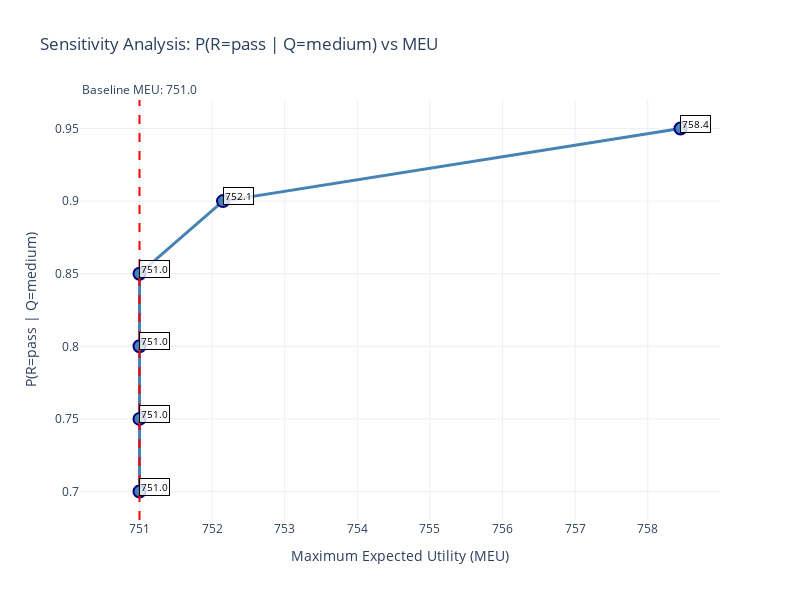

This figure's notebook cell:
### Markdown cell above
### 2.3 - Example 1: R CPT Sensitivity Analysis

### Code cell
print("\n" + "="*70)
print("🔍 Testing sensitivity analysis on P(R=pass | Q=high)")
print("="*70)

# Run sensitivity analysis on R CPT (test reliability for high quality fields)
r_results = sensitivity_analysis(
    cpt_df=r_cpt, 
    row_index='pass', 
    column='medium', 
    changes=[0, 0.05, 0.10, 0.15, 0.20, 0.25],
)

# Display results
print_sensitivity_results(r_results)

# Plot results
plot_sensitivity_results(r_results)

### Figure 1 — Plotly figure (JSON) as saved in the notebook; plotly's stock layout.template omitted (floating-point values rounded to 4 significant figures)
{"data": [{"hovertemplate": "%{hovertext}<extra></extra>", "hovertext": ["Parameter: 0.700<br>MEU: 751.0<br>T: not_do<br>B: [R=pass→buy, R=fail→buy, R=no_results→buy]", "Parameter: 0.750<br>MEU: 751.0<br>T: not_do<br>B: [R=pass→buy, R=fail→buy, R=no_results→buy]", "Parameter: 0.800<br>MEU: 751.0<br>T: not_do<br>B: [R=pass→buy, R=fail→buy, R=no_results→buy]", "Parameter: 0.850<br>MEU: 751.0<br>T: not_do<br>B: [R=pass→buy, R=fail→buy, R=no_results→buy]", "Parameter: 0.900<br>MEU: 752.1<br>T: do<br>B: [R=pass→buy, R=fail→not_buy, R=no_results→buy]", "Parameter: 0.950<br>MEU: 758.4<br>T: do<br>B: [R=pass→buy, R=fail→not_buy, R=no_results→buy]"], "line": {"color": "steelblue", "width": 3}, "marker": {"color": "steelblue", "line": {"color": "navy", "width": 2}, "size": 12}, "mode": "markers+lines", "name": "Sensitivity Analysis", "type": "scatter", "x": [751, 751, 751, 751, 752.1, 758.4], "y": [0.7, 0.75, 0.8, 0.85, 0.9, 0.95]}], "layout": {"annotations": [{"bgcolor": "rgba(255,255,255,0.8)", "bordercolor": "black", "borderwidth": 1, "font": {"color": "black", "size": 10}, "showarrow": false, "text": "751.0", "x": 751, "xshift": 15, "y": 0.7, "yshift": 5}, {"bgcolor": "rgba(255,255,255,0.8)", "bordercolor": "black", "borderwidth": 1, "font": {"color": "black", "size": 10}, "showarrow": false, "text": "751.0", "x": 751, "xshift": 15, "y": 0.75, "yshift": 5}, {"bgcolor": "rgba(255,255,255,0.8)", "bordercolor": "black", "borderwidth": 1, "font": {"color": "black", "size": 10}, "showarrow": false, "text": "751.0", "x": 751, "xshift": 15, "y": 0.8, "yshift": 5}, {"bgcolor": "rgba(255,255,255,0.8)", "bordercolor": "black", "borderwidth": 1, "font": {"color": "black", "size": 10}, "showarrow": false, "text": "751.0", "x": 751, "xshift": 15, "y": 0.85, "yshift": 5}, {"bgcolor": "rgba(255,255,255,0.8)", "bordercolor": "black", "borderwidth": 1, "font": {"color": "black", "size": 10}, "showarrow": false, "text": "752.1", "x": 752.1, "xshift": 15, "y": 0.9, "yshift": 5}, {"bgcolor": "rgba(255,255,255,0.8)", "bordercolor": "black", "borderwidth": 1, "font": {"color": "black", "size": 10}, "showarrow": false, "text": "758.4", "x": 758.4, "xshift": 15, "y": 0.95, "yshift": 5}, {"showarrow": false, "text": "Baseline MEU: 751.0", "x": 751, "xanchor": "center", "xref": "x", "y": 1, "yanchor": "bottom", "yref": "y domain"}], "height": 600, "shapes": [{"line": {"color": "red", "dash": "dash"}, "type": "line", "x0": 751, "x1": 751, "xref": "x", "y0": 0, "y1": 1, "yref": "y domain"}], "showlegend": false, "title": {"text": "Sensitivity Analysis: P(R=pass | Q=medium) vs MEU"}, "width": 800, "xaxis": {"title": {"text": "Maximum Expected Utility (MEU)"}}, "yaxis": {"title": {"text": "P(R=pass | Q=medium)"}}}}
